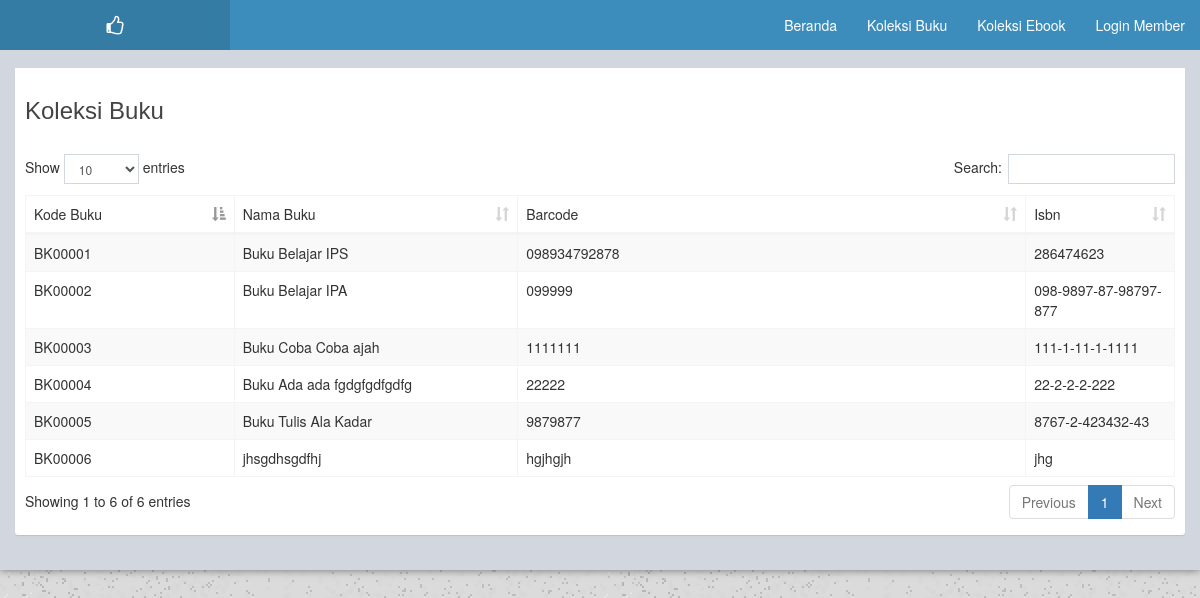
Page /guest_page/koleksi_buku.php on the committed database.
### tables this page shows
CREATE TABLE `m_buku` (
  `buku_id` int(11) NOT NULL AUTO_INCREMENT,
  `kode_buku` varchar(64) NOT NULL,
  `nama_buku` varchar(100) NOT NULL,
  `barcode` varchar(64) DEFAULT NULL,
  `isbn` varchar(64) DEFAULT NULL,
  `kategori_buku_id` int(11) DEFAULT NULL,
  `url_ebook` varchar(255) DEFAULT '',
  `nama_rak` varchar(50) DEFAULT '',
  `stok_buku` int(10) DEFAULT '0',
  PRIMARY KEY (`buku_id`),
  UNIQUE KEY `kode_buku` (`kode_buku`),
  KEY `FK_KATEGORI_BUKU` (`kategori_buku_id`),
  CONSTRAINT `FK_KATEGORI_BUKU` FOREIGN KEY (`kategori_buku_id`) REFERENCES `m_kategori_buku` (`kategori_buku_id`) ON DELETE SET NULL ON UPDATE SET NULL
);

### guest_page/koleksi_buku.php (the view, shortened to what this page needs)
<?php
    include_once("../conf/database.php");
?>
<!DOCTYPE html>
<html>
<head>
    <link rel="stylesheet" href="../asset/admilte_component/bower_components/bootstrap/dist/css/bootstrap.min.css">
    <link rel="stylesheet" href="../asset/admilte_component/bower_components/font-awesome/css/font-awesome.min.css">
    <link rel="stylesheet" href="../asset/admilte_component/bower_components/Ionicons/css/ionicons.min.css">
    <link rel="stylesheet" href="../asset/admilte_component/bower_components/datatables.net-bs/css/dataTables.bootstrap.min.css">
    <link rel="stylesheet" href="../asset/admilte_component/bower_components/datatables.net-bs/css/buttons.dataTables.min.css">
    <link rel="stylesheet" href="../asset/admilte_component/dist/css/AdminLTE.min.css">
    <link rel="stylesheet" href="../asset/admilte_component/dist/css/skins/_all-skins.min.css">
    <link rel="stylesheet" href="../asset/admilte_component/plugins/iCheck/square/blue.css">
</head>
<body class="hold-transition skin-blue layout-boxed">
    <div class="wrapper" style="background-color:#d2d6de;">
        <?php include("./template/navbar.php"); ?>
        <section class="content">
            <div class="box">
            <div class="box-header">
              <h3>Koleksi Buku</h3>
            </div>
            <div class="box-body">
              <table id="example1" class="table table-bordered table-striped">
                <thead>
                <tr>
                  <td>Kode Buku</td>
                  <td>Nama Buku</td>
                  <td>Barcode</td>
                  <td>Isbn</td>
                </tr>
                </thead>
                <tbody>
                <?php
                    $query = mysqli_query($conn, "SELECT * FROM m_buku");
                    while($data = mysqli_fetch_array($query)) {
                ?>
                <tr>
                  <td><?php echo $data['kode_buku'] ?></td>
                  <td><?php echo $data['nama_buku'] ?></td>
                  <td><?php echo $data['barcode'] ?></td>
                  <td><?php echo $data['isbn'] ?></td>
                </tr>
                <?php
                }
                ?>
                </tbody>
              </table>
            </div>
            </div>
        </section>
    </div>
</body>
</html>

### rows in the picture
m_buku: kode_buku "BK00001", nama_buku "Buku Belajar IPS", barcode "098934792878", isbn "286474623"
m_buku: kode_buku "BK00002", nama_buku "Buku Belajar IPA", barcode "099999", isbn "098-9897-87-98797-877"
m_buku: kode_buku "BK00003", nama_buku "Buku Coba Coba ajah", barcode "1111111", isbn "111-1-11-1-1111"
m_buku: kode_buku "BK00004", nama_buku "Buku Ada ada fgdgfgdfgdfg", barcode "22222", isbn "22-2-2-2-222"
m_buku: kode_buku "BK00005", nama_buku "Buku Tulis Ala Kadar", barcode "9879877", isbn "8767-2-423432-43"
m_buku: kode_buku "BK00006", nama_buku "jhsgdhsgdfhj", barcode "hgjhgjh", isbn "jhg"

### other values in the picture
$judulMenuLogin "Login Member"
